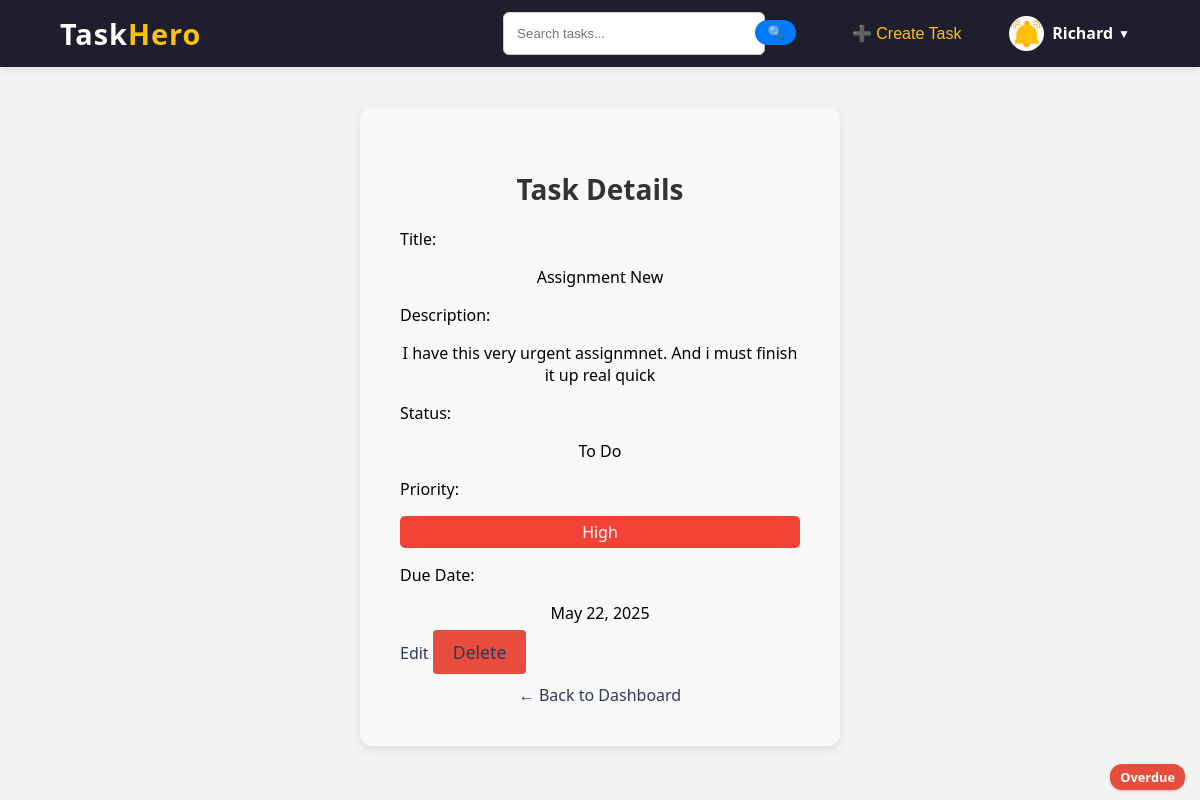
Page /task/17/ (signed in) on the earlier database version.
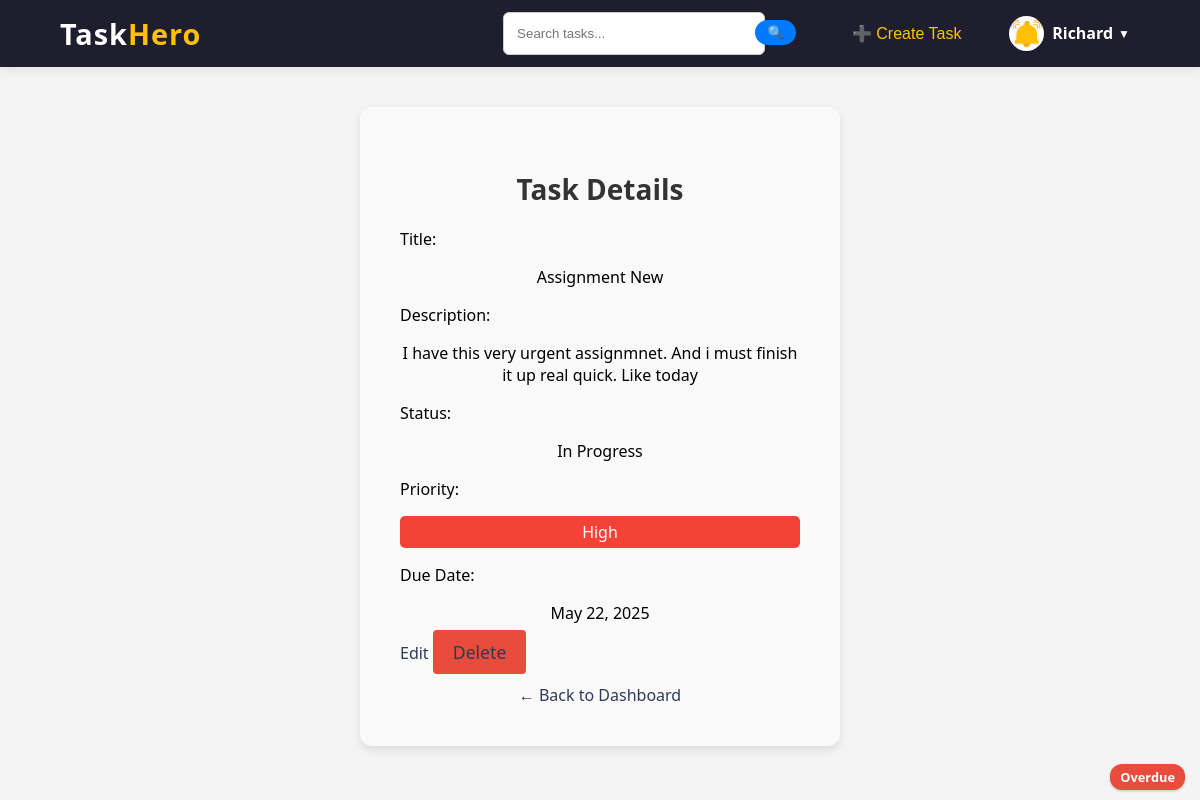
Same page on the later database version.
### core/models.py (models this page shows, shortened)
class Task(models.Model):
    STATUS_CHOICES = [
        ('to_do', 'To Do'),
        ('in_progress', 'In Progress'),
        ('completed', 'Completed'),
    ]
    PRIORITY_CHOICES = [
        ('low', 'Low'),
        ('medium', 'Medium'),
        ('high', 'High'),
    ]
    title = models.CharField(max_length=255)
    description = models.TextField()
    due_date = models.DateField()
    status = models.CharField(max_length=20, choices=STATUS_CHOICES, default='to_do')
    priority = models.CharField(max_length=20, choices=PRIORITY_CHOICES, default='low')
    user = models.ForeignKey(User, on_delete=models.CASCADE, related_name='tasks')  # Link task to user

### core/views.py (the view)
# urls.py: path('task/<int:task_id>/', views.task_detail, name='task_detail'),
@login_required
def task_detail(request, task_id):
    task = get_object_or_404(Task, id=task_id, user=request.user)  # Ensure only the task owner can view it
    return render(request, 'core/task_detail.html', {'task': task, 'today': date.today()})

### core/templates/core/task_detail.html
{% extends 'core/base.html' %}
{% load static %}
{% block content %}
<div class="form-container">
  <h2 class="form-title">Task Details</h2>
  <div class="task-detail-group">
    <label>Title:</label>
    <p>{{ task.title }}</p>
  </div>
  <div class="task-detail-group">
    <label>Description:</label>
    <p>{{ task.description|default:"No description provided." }}</p>
  </div>
  <div class="task-detail-group">
    <label>Status:</label>
    <p>{{ task.get_status_display }}</p>
  </div>
  <div class="task-detail-group">
    <label>Priority:</label>
    <p class="priority {{ task.priority }}">{{ task.get_priority_display }}</p>
  </div>
  <div class="task-detail-group">
    <label>Due Date:</label>
    <p>{{ task.due_date }}</p>
  </div>
  {% if task.due_date < today %}
    <div class="overdue-label">Overdue</div>
  {% elif task.due_date == today %}
    <div class="overdue-label">Last Day</div>
  {% endif %}
  <div class="task-detail-actions">
    <a href="{% url 'edit_task' task.pk %}" class="btn edit-btn">Edit</a>
    <a href="{% url 'delete_task' task.pk %}" class="btn delete-btn">Delete</a>
  </div>
  <a href="{% url 'dashboard' %}" class="back-link">← Back to Dashboard</a>
</div>
{% endblock %}

Differences in the rows shown:
changed Task "Assignment New": description "I have this very urgent assignmnet. And i must finish it up real quick" → "I have this very urgent assignmnet. And i must finish it up real quick. Like today"; status "To Do" → "In Progress"
